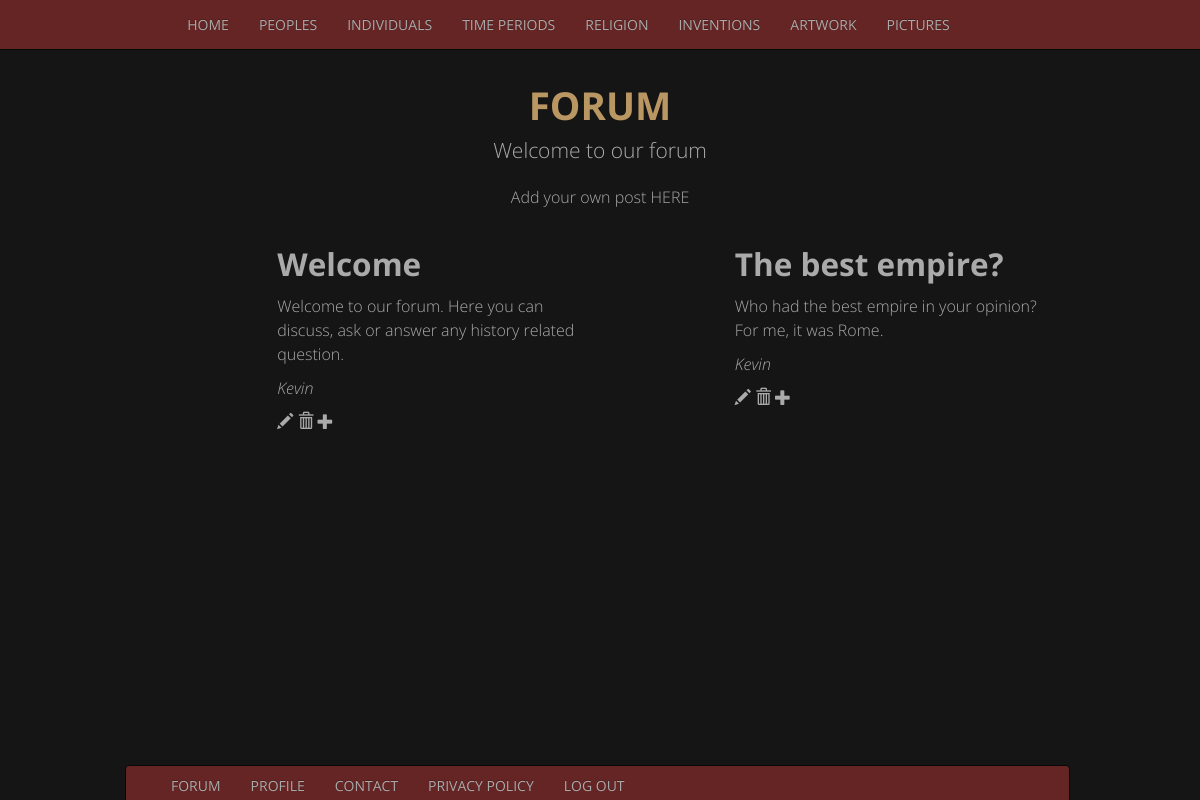
The page /posts.php (signed in) on the database its author committed.
### tables this page shows
CREATE TABLE `post` (
  `id` int(11) NOT NULL,
  `titel` varchar(255) NOT NULL,
  `bericht` varchar(255) NOT NULL,
  `auteur` varchar(255) NOT NULL,
  `tags` varchar(255) NOT NULL,
  `post_detail` varchar(5000) NOT NULL
);

### posts.php (the view, shortened to what this page needs)
<?php include 'includes/header.php' ?>
<?php include 'includes/nav.php' ?>
<?php
 if (isset($_SESSION['username'])) {
 ?>
    <div class="container">
      <div class="starter-template">
        <h1>FORUM</h1>
        <p class="lead">Welcome to our forum</p>
        <p>Add your own post <a href="insert_post.php">HERE</a> </p>
      </div>
      <div class="row">
        <div class="col-md-12">
    <?php
    $servername = "localhost";
    $username = "root";
    $password = "bitnami";
    $dbname = "herexamen";
    $conn = new mysqli($servername, $username, $password, $dbname);
    $sql = "SELECT id, titel, auteur, bericht, tags FROM post";
    $result = $conn->query($sql);
    if ($result->num_rows > 0) {
    while($row = $result->fetch_assoc()) {
        echo "<div class='col-md-6' style='padding-left: 15%;'>". "<h2><a href='post_detail.php?id={$row['id']}'>". $row["titel"]."</a></h2>". "<p>" . $row["bericht"]. "</p>" . "<p><i>" . $row["auteur"]. "</i></p>". "<p>" . "<a href='edit_post.php?edit_id={$row['id']}'>
         <span class='glyphicon glyphicon-pencil'></span>
        </a>". "<a href='posts.php?delete_id={$row['id']}'>
        <span class='glyphicon glyphicon-trash'></span>
       </a>" . "<a href='insert_post.php?new={$row['id']}'>
       <span class='glyphicon glyphicon-plus'></span>
      </a>" . "</p>" ."</div>";
    }
    } else {
       echo "0 results";
    }
    ?>
  </div>
   </div>
   </div>
     <?php
   }
   ?>
<?php include 'includes/footer.php' ?>

### css/main.css (style rules this page uses)
* { color: #aaa; font-family: 'Open Sans', sans-serif; }
body { padding-top: 5%; background-color: #151515; }
.starter-template { padding: 15px; text-align: center; }
h1, h2, h3, h4, h5, h6, h7 { color: #ba9662; }
p { font-size:16px;font-weight:200;line-height:24px; }

### rows shown on the page
post: titel "Welcome", bericht "Welcome to our forum. Here you can discuss, ask or answer any history related question.", auteur "Kevin"
post: titel "The best empire?", bericht "Who had the best empire in your opinion? For me, it was Rome.", auteur "Kevin"

### other values the page prints
$display "HOME"
$display "PEOPLES"
$display "INDIVIDUALS"
$display "TIME PERIODS"
$display "RELIGION"
$display "INVENTIONS"
$display "ARTWORK"
$display "PICTURES"
$display "FORUM"
$display "PROFILE"
$display "CONTACT"
$display "PRIVACY POLICY"
$display "LOG OUT"
